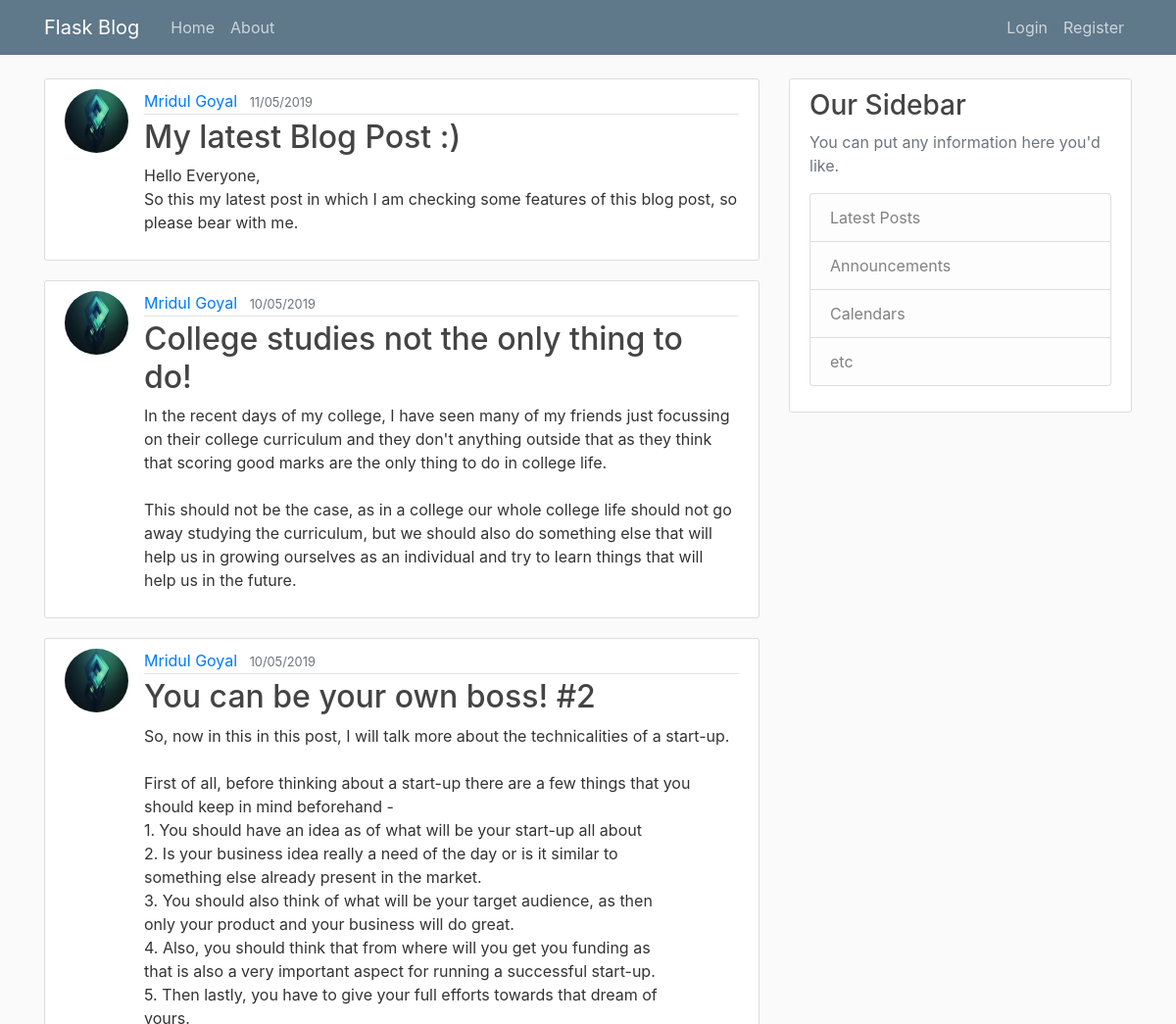
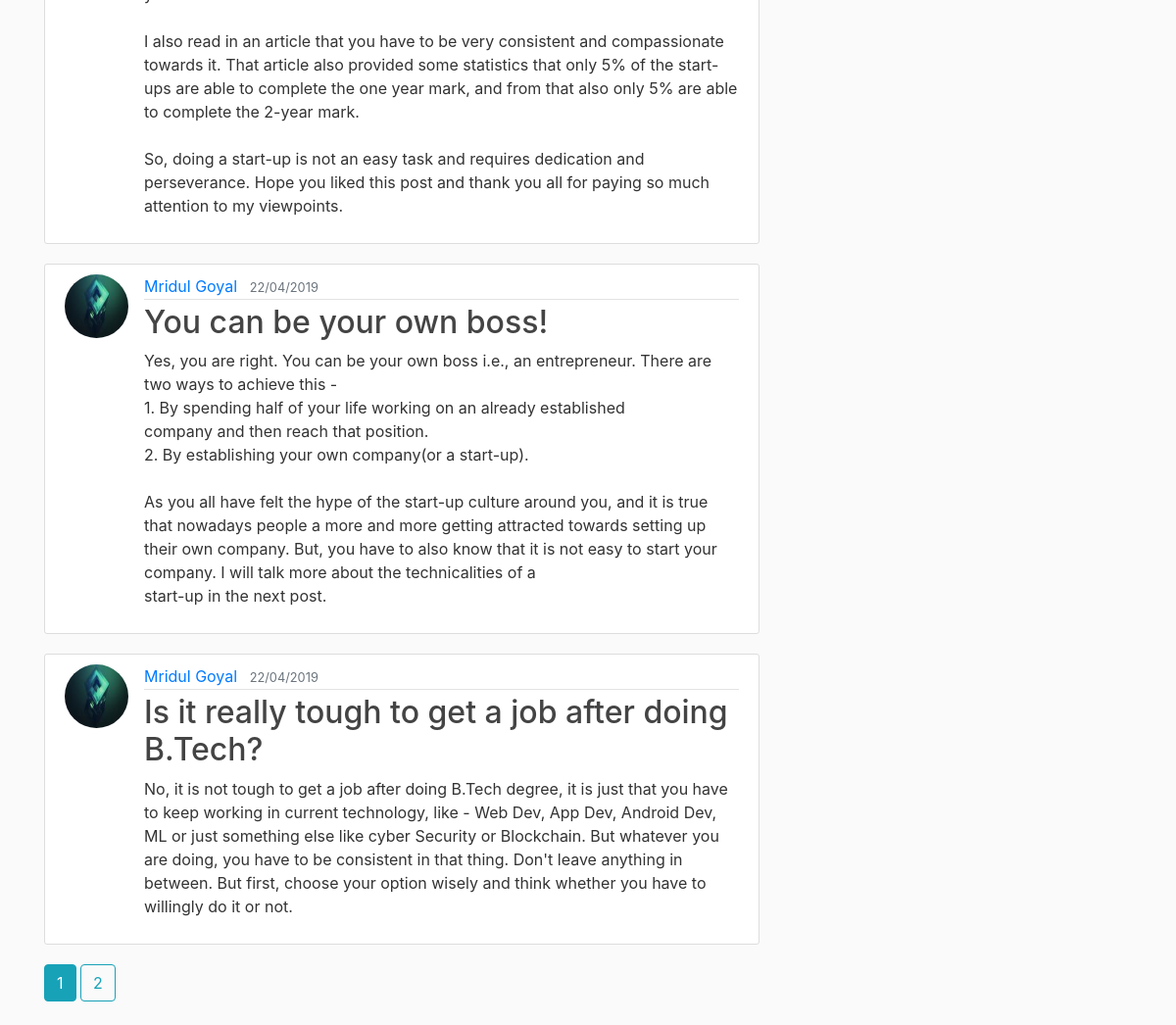
The page /home on the database its author committed (2 pictures, top to bottom).
### flaskblog/models.py (models this page shows, shortened)
class Post(db.Model):
	id = db.Column(db.Integer, primary_key=True)
	title = db.Column(db.String(100), nullable=False)
	date_posted = db.Column(db.DateTime, nullable=False, default=datetime.utcnow)
	content = db.Column(db.Text, nullable=False)
	user_id = db.Column(db.Integer, db.ForeignKey('user.id'), nullable=False)

class User(db.Model, UserMixin):
	id = db.Column(db.Integer, primary_key=True)
	username = db.Column(db.String(20), unique=True, nullable=False)
	email = db.Column(db.String(120), unique=True, nullable=False)
	image_file = db.Column(db.String(20), nullable=False, default='default.jpg')
	password = db.Column(db.String(60), nullable=False)
	posts = db.relationship('Post', backref='author', lazy=True)

### flaskblog/main/routes.py (the view)
@main.route('/')
@main.route('/home')
def home():
	page = request.args.get('page', 1, type=int)
	posts = Post.query.order_by(Post.date_posted.desc()).paginate(page=page, per_page=5)
	return render_template('home.html', posts=posts)

### flaskblog/templates/home.html
{% extends "layout.html" %}
{% block content %}
	{% for post in posts.items %}
	    <article class="media content-section">
	    	<img class="rounded-circle article-img"src="{{ url_for('static', filename='profile_pics/' + post.author.image_file) }}", >
		  <div class="media-body">
		    <div class="article-metadata">
		      <a class="mr-2" href="{{ url_for('users.user_posts', username=post.author.username) }}">{{ post.author.username }}</a>
		      <small class="text-muted">{{ post.date_posted.strftime('%d/%m/%Y') }}</small>
		    </div>
		    <h2><a class="article-title" href="{{ url_for('posts.post', post_id=post.id) }}">{{ post.title }}</a></h2>
		    <p class="article-content">{{ post.content }}</p>
		  </div>
		</article>
	{% endfor %}
	{% for page_num in posts.iter_pages(left_edge=1, right_edge=1, left_current=1, right_current=2) %}
		{% if page_num %}
		    {% if posts.page == page_num %}
			    <a class="btn btn-info mb-4" href="{{ url_for('main.home', page=page_num) }}">{{ page_num }}</a>
			{% else %}
			    <a class="btn btn-outline-info mb-4" href="{{ url_for('main.home', page=page_num) }}">{{ page_num }}</a>
			{% endif %}
		{% else %}
		    ...
		{% endif %}
	{% endfor %}
{% endblock content %}

### flaskblog/templates/layout.html (shortened to what this page needs)
<!DOCTYPE html>
<html>
<head>
    <link rel="stylesheet" href="https://stackpath.bootstrapcdn.com/bootstrap/4.3.1/css/bootstrap.min.css">
    <link rel="stylesheet" type="text/css" href="{{ url_for('static', filename='main.css') }}">
</head>
<body>
	<header class="site-header">
	  <nav class="navbar navbar-expand-md navbar-dark bg-steel fixed-top">
	    <div class="container">
	      <a class="navbar-brand mr-4" href="/">Flask Blog</a>
	      <div class="collapse navbar-collapse" id="navbarToggle">
	        <div class="navbar-nav mr-auto">
	          <a class="nav-item nav-link" href="{{ url_for('main.home') }}">Home</a>
	          <a class="nav-item nav-link" href="{{ url_for('main.about') }}">About</a>
	        </div>
	        <div class="navbar-nav">
	        	{% if current_user.is_authenticated %}
	        		<a class="nav-item nav-link" href="{{ url_for('posts.new_post') }}">New Post</a>
	        		<a class="nav-item nav-link" href="{{ url_for('users.account') }}">Account</a>
	        		<a class="nav-item nav-link" href="{{ url_for('users.logout') }}">Logout</a>
	        	{% else %}
		          <a class="nav-item nav-link" href="{{ url_for('users.login') }}">Login</a>
		          <a class="nav-item nav-link" href="{{ url_for('users.register') }}">Register</a>
		         {% endif %}
	        </div>
	      </div>
	    </div>
	  </nav>
    </header>
	<main role="main" class="container">
	  <div class="row">
	    <div class="col-md-8">
	      {% block content %}{% endblock %}
	    </div>
	    <div class="col-md-4">
	      <div class="content-section">
	        <h3>Our Sidebar</h3>
	        <p class='text-muted'>You can put any information here you'd like.
	          <ul class="list-group">
	            <li class="list-group-item list-group-item-light">Latest Posts</li>
	            <li class="list-group-item list-group-item-light">Announcements</li>
	            <li class="list-group-item list-group-item-light">Calendars</li>
	            <li class="list-group-item list-group-item-light">etc</li>
	          </ul>
	        </p>
	      </div>
	    </div>
	  </div>
	</main>
</body>
</html>

### flaskblog/static/main.css (style rules this page uses)
body { background: #fafafa; color: #333333; margin-top: 5rem; }
h1, h2, h3, h4, h5, h6 { color: #444444; }
.bg-steel { background-color: #5f788a; }
.site-header .navbar-nav .nav-link { color: #cbd5db; }
.content-section { background: #ffffff; padding: 10px 20px; border: 1px solid #dddddd; border-radius: 3px; margin-bottom: 20px; }
.article-title { color: #444444; }
.article-content { white-space: pre-line; }
.article-img { height: 65px; width: 65px; margin-right: 16px; }
.article-metadata { padding-bottom: 1px; margin-bottom: 4px; border-bottom: 1px solid #e3e3e3 }

### rows shown on the page
Post: image_file (picture), author.username "Mridul Goyal", date_posted "11/05/2019", title "My latest Blog Post :)", content "Hello Everyone, So this my latest post in which I am checking some features of this blog post, so please bear with me."
Post: image_file (picture), author.username "Mridul Goyal", date_posted "10/05/2019", title "College studies not the only thing to do!", content "In the recent days of my college, I have seen many of my friends just focussing on their college curriculum and they don't anything outside that as they think that scoring good marks are the only thing to do in college life. This should not be the case, as in a college our whole college life should not go away studying the curriculum, but we should also do something else that will help us in growing ourselves as an individual and try to learn things that will help us in the future."
Post: image_file (picture), author.username "Mridul Goyal", date_posted "10/05/2019", title "You can be your own boss! #2", content "So, now in this in this post, I will talk more about the technicalities of a start-up. First of all, before thinking about a start-up there are a few things that you should keep in mind beforehand - 1. You should have an idea as of what will be your start-up all about 2. Is your business idea really a need of the day or is it similar to something else already present in the market. 3. You should also think of what will be your target audience, as then only your product and your business will do great. 4. Also, you should think that from where will you get you funding as that is also a very important aspect for running a successful start-up. 5. Then lastly, you have to give your full efforts…"
Post: image_file (picture), author.username "Mridul Goyal", date_posted "22/04/2019", title "You can be your own boss!", content "Yes, you are right. You can be your own boss i.e., an entrepreneur. There are two ways to achieve this - 1. By spending half of your life working on an already established company and then reach that position. 2. By establishing your own company(or a start-up). As you all have felt the hype of the start-up culture around you, and it is true that nowadays people a more and more getting attracted towards setting up their own company. But, you have to also know that it is not easy to start your company. I will talk more about the technicalities of a start-up in the next post."
Post: image_file (picture), author.username "Mridul Goyal", date_posted "22/04/2019", title "Is it really tough to get a job after doing B.Tech?", content "No, it is not tough to get a job after doing B.Tech degree, it is just that you have to keep working in current technology, like - Web Dev, App Dev, Android Dev, ML or just something else like cyber Security or Blockchain. But whatever you are doing, you have to be consistent in that thing. Don't leave anything in between. But first, choose your option wisely and think whether you have to willingly do it or not."

### other values the page prints
{{ page_num }} "1"
{{ page_num }} "2"
